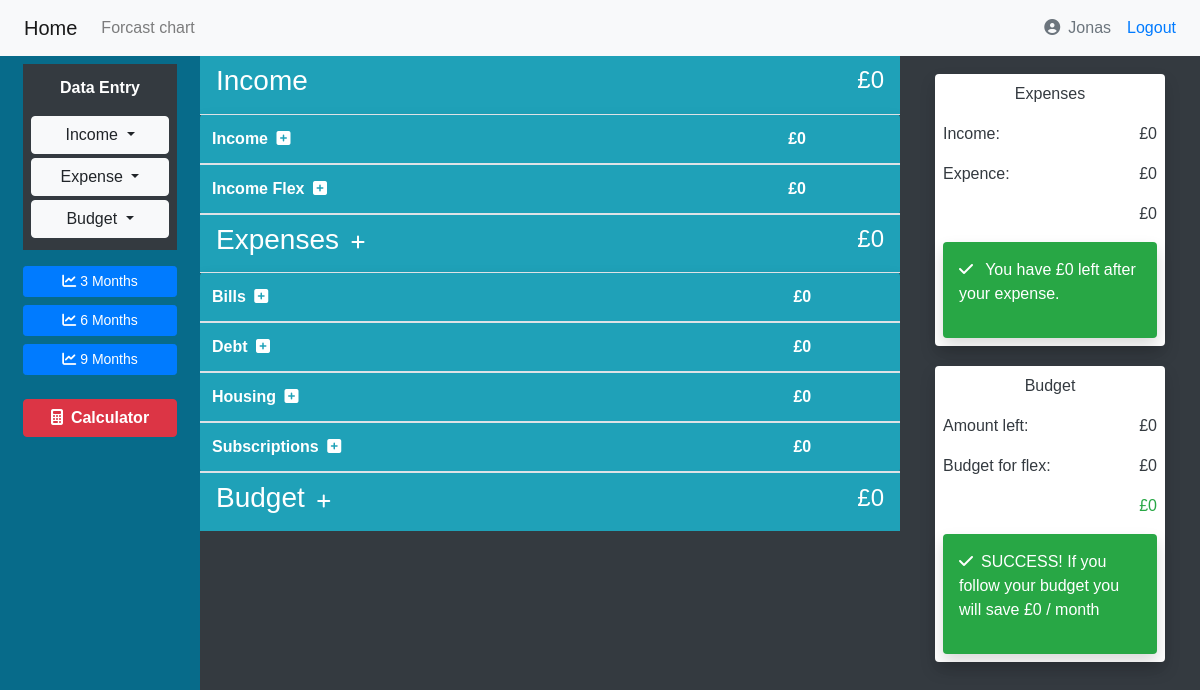
Screenshot of / (signed in) with the database file from the repository.
### expense/models.py (models this page shows, shortened)
class Category(models.Model):
    user = models.ForeignKey(User, on_delete=models.CASCADE)
    category = models.CharField(max_length=100)
    def count(self):
        expenses = Expense.objects.filter(user=self.user, category=self)
        return expenses.count()
    def amount_total(self):
        expenses = Expense.objects.filter(user=self.user, category=self)
        total = expenses.aggregate(Sum('amount'))["amount__sum"]
        if total == None:
            return 0
        else:
            return total

### main_project/views.py (the view)
# urls.py: path("", views.IndexView.as_view(), name="home"),
class IndexView(LoginRequiredMixin, generic.TemplateView):
    template_name = "index.html"
    login_url = reverse_lazy('accounts:login')
    def summary(self):
        user = self.request.user
        income = Income.objects.filter(user=user)
        expense = Expense.objects.filter(user=user)
        try:
            e = expense.aggregate(Sum('amount'))["amount__sum"]
            if e == None:
                e = 0
            i = income.aggregate(Sum('amount'))["amount__sum"]
            if i == None:
                i = 0
        except:
            pass
        return i - e
    def budget(self):
        user = self.request.user
        expenses_flex = Expense_flex.objects.filter(user=user)
        return expenses_flex.aggregate(Sum('budget'))["budget__sum"]
    def budget_flex(self):
        try:
            return self.summary() - self.budget()
        except:
            return 0
    def income_summary(self):
        user = self.request.user
        income = Income.objects.filter(user=user).order_by("title")
        income_flex = Income_flex.objects.filter(user=user).order_by("title")
        income_total = income.aggregate(Sum('amount'))["amount__sum"]
        income_total_flex = income_flex.aggregate(Sum('amount'))["amount__sum"]
        if income_total == None:
            income_total = 0
        if income_total_flex == None:
            income_total_flex = 0
        return income_total + income_total_flex
    def get_context_data(self, **kwargs):
        context = super().get_context_data(**kwargs)
        user = self.request.user
        income = Income.objects.filter(user=user).order_by("title")
        income_flex = Income_flex.objects.filter(user=user).order_by("title")
        income_total = income.aggregate(Sum('amount'))["amount__sum"]
        income_total_flex = income_flex.aggregate(Sum('amount'))["amount__sum"]
        categoies = Category.objects.filter(user=user).order_by("category")
        categoies_flex = Category_flex.objects.filter(user=user).order_by("category")
        expenses = Expense.objects.filter(user=user).order_by("title")
        expenses_flex = Expense_flex.objects.filter(user=user).order_by("title")
        expenses_flex_sub = Expense_flex_sub.objects.filter(user=user).order_by("title")
        account = 1000
        m1 = chart_data(user, 0, account)
        m1_account = m1[-1:][0][3]
        m2 = chart_data(user, 1, m1_account)
        m2_account = m2[-1:][0][3]
        m3 = chart_data(user, 2, m2_account)
        m3_account = m3[-1:][0][3]
        m4 = chart_data(user, 0, m3_account)
        m4_account = m4[-1:][0][3]
        m5 = chart_data(user, 1, m4_account)
        m5_account = m5[-1:][0][3]
        m6 = chart_data(user, 2, m5_account)
        context["income"] = income
        context["income_total"] = income_total
        context["income_flex"] = income_flex
        context["income_total_flex"] = income_total_flex
        context["income_summary"] = self.income_summary()
        context["expenses"] = expenses
        context["expenses_flex"] = expenses_flex
        context["expense_total"] = expenses.aggregate(Sum('amount'))["amount__sum"]
        context["expenses_flex_sub"] = Expense_flex_sub.objects.filter(user=user).order_by("title")
        context["categoies"] = categoies
        context["categoies_flex"] = categoies_flex
        context["summary"] = self.summary()
        context["budget"] = self.budget()
        context["saving"] = self.budget_flex()
        context["chart_data"] = chart_data(user, 0, account) + chart_data(user, 1, m1_account) + chart_data(user, 2, m2_account) + chart_data(user, 3, m3_account) + chart_data(user, 4, m4_account) + chart_data(user, 5, m5_account)
        return context

### main_project/views.py (called while the page is built)
def budget(user):
    expenses_flex = Expense_flex.objects.filter(user=user)
    budget = expenses_flex.aggregate(Sum('budget'))["budget__sum"]
    if budget == None:
        return 0
    else:
        return budget

def add_months(sourcedate, months):
    month = sourcedate.month - 1 + months
    year = sourcedate.year + month // 12
    month = month % 12 + 1
    day = min(sourcedate.day, calendar.monthrange(year,month)[1])
    return datetime.date(year, month, day)

### templates/index.html (shortened to what this page needs)
{% extends 'base.html' %}
{% block contant %}
{% if user.is_authenticated %}
<div class="row full-fill">
  <div class="col-5 col-lg-2 col-md-4 menu-bar">
    {% include "_menu.html" %}
  </div>
  <div class="scroll-bar col-7 col-lg-7 col-md-8 overflow-auto full-fill">
    {% include "_scroll_data.html" %}
  </div>
  <div class="col-12 col-lg-3">
    <div class="row d-flex justify-content-center">
      {% include "_summary.html" %}
    </div>
  </div>
</div>
{% else %}
  <h1>You need to <a href="{% url 'accounts:login' %}">login!</a></h1>
{% endif %}
{% endblock %}

### templates/base.html (shortened to what this page needs)
<!DOCTYPE html>
{% load static %}
<html lang="en" dir="ltr">
  <head>
    <link rel="stylesheet" href="https://stackpath.bootstrapcdn.com/bootstrap/4.3.1/css/bootstrap.min.css">
    <link href="http://maxcdn.bootstrapcdn.com/font-awesome/4.1.0/css/font-awesome.min.css" rel="stylesheet">
    <link rel="stylesheet" href="https://use.fontawesome.com/releases/v5.7.0/css/all.css">
    <link rel="stylesheet" href="{% static 'css/master.css'%}">
    <link rel="stylesheet" href="{% static 'css/id_style.css'%}">
  <body class="bg-dark">
    <nav class="navbar navbar-expand-lg navbar-light bg-light d-flex justify-content-between">
      {% if user.is_authenticated %}
      <div class="navbar-nav pl-2">
        <a class="navbar-brand" href="{% url 'home' %}">Home</a>
        <a class="nav-link" href="{% url 'm3' %}">Forcast chart</a>
      </div>
      <div class="navbar-nav pl-2">
        <a class="nav-link text-secondary"><span class="fas fa-user-circle mr-2" ></span>{{user.username}}</a>
        <a class="nav-link text-primary" href="{% url 'accounts:logout' %}">Logout</a>
      </div>
      {% endif %}
    </nav>
      <div class="">
        {% block contant %}
        {% endblock %}
      </div>
  </body>
</html>

### templates/_expense_include.html (shortened to what this page needs)
<div class="">
  {% for category in categoies %}
  <thead>
    <tr>
      <th scope="col">
        <div class="">
          {{category.category}}
          <a class="text-white" href="{% url 'expense:create' pk=category.pk %}"><span class="fas fa-plus-square ml-1"></span></a>
        </div>
      </th>
      <th class="text-white" scope="col"><div class="d-flex justify-content-end">£{{category.amount_total}}</div></th>
      <th></th>
    </tr>
  </thead>
  {% endfor %}
</div>

### static/css/master.css (style rules this page uses)
body { background-color:white; }

### static/css/id_style.css (style rules this page uses)
.full-fill { padding: 0 !important; margin: 0 !important; }
.scroll-bar { height:94vh; }
.menu-bar { background-color:#076b8a; }

### templates/_onclick.html (style rules this page uses)
body { font-family: Arial, Helvetica, sans-serif; }

### rows the page displays
Category: category "Bills", amount_total "0"
Category: category "Debt", amount_total "0"
Category: category "Housing", amount_total "0"
Category: category "Subscriptions", amount_total "0"

### other values shown
{{ user.username }} "Jonas"
{{ income_summary }} "0"
{{ summary }} "0"
{{ saving }} "0"
